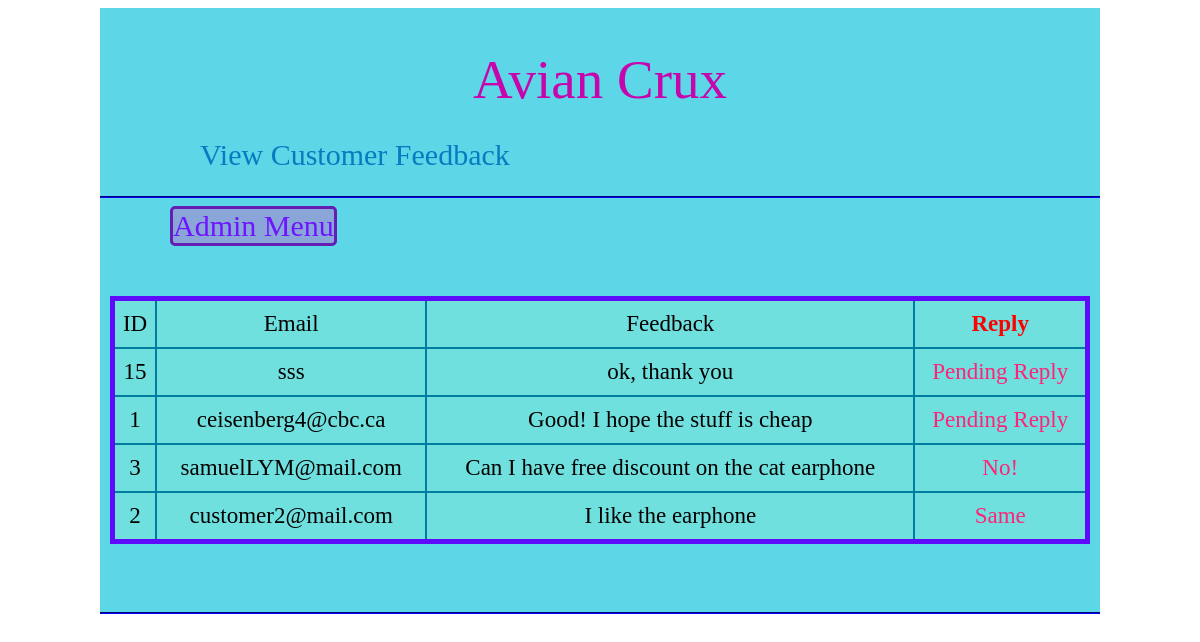
Screenshot of /AdminFeedback.php (signed in) with the database file from the repository.
### tables this page shows
CREATE TABLE `feedbacklist` (
  `FeedbackID` int(11) NOT NULL,
  `UserEmail` varchar(30) NOT NULL,
  `FeedbackContent` varchar(255) DEFAULT NULL,
  `FeedbackReply` varchar(255) DEFAULT NULL
);

### AdminFeedback.php (the view, shortened to what this page needs)
<?php session_start();
include_once 'connection.php';
$UserType = $_SESSION['usertype'];
if($UserType == "Admin"){
     ?>
<!DOCTYPE html>
<html lang="en">
<head>
    <link href="allin1css.css" rel="stylesheet"  type="text/css"/>
</head>
<body>
    <center>
<div id="contain">
    <div id="header"><center><div id= "pagetype">Avian Crux</div></center></div>
    <div id="menu" class="welcome">View Customer Feedback</div>
    <hr class="lining">
    <div id="menu" >
        <div id="firstconn"><a href="AvianCruxAdminHome.php" class="deco">Admin Menu</a></div>
    </div>
    <div style="height:60px;"></div>
    <table class="choosable">
<tr class="choosable">
<td class="choosable">ID</td>
<td class="choosable">Email</td>
<td class="choosable">Feedback</td>
<td class="choosable"><font color="red"><b>Reply</b></font></td>
</tr>
    <?php
    $sqlquery= "Select * From feedbacklist Where FeedbackContent IS NOT NULL ORDER BY (CASE WHEN FeedbackReply IS NULL THEN 1 ELSE 0 END) DESC, FeedbackID DESC";
    $result = mysqli_query($conn, $sqlquery);
    $resultcheck = mysqli_num_rows($result) ;
    if ($resultcheck >0){
        while($row = mysqli_fetch_assoc($result)){
            if(isset($row['FeedbackReply'])){
                    $FeedbackReply = $row['FeedbackReply'];
                }else{
                    $FeedbackReply = "Pending Reply";
                    }
            ?>
<tr class="choosable">
 <td class="choosable"> <?php echo $row['FeedbackID']; ?></td>
 <td class="choosable"> <?php echo $row['UserEmail']; ?></td>
 <td class="choosable"> <?php echo $row['FeedbackContent']; ?></td>
 <td class="choosable"> <a href="AdminFeedback.php?FeedbackID=<?php echo $row['FeedbackID']; ?>" class="linkform"><?php echo $FeedbackReply; ?></a></td>
 </tr>
<?php }
   }
    ?>
</table>
    <div style="height:60px;"></div>
    <hr class="lining">
</center>
</body>
<?php
}else{
    header("Location: Login.php");
}
?>

### allin1css.css (style rules this page uses)
#contain { background-color:rgb(93, 215, 231); width:1000px; }
#header { padding-top: 20px; height:110px; width:1000px; font-size:80px; text-align: center; }
#pagetype { padding-top: 20px; height:100px; width:300px; font-size:55px; text-align: center; color : rgb(199, 5, 173); }
#menu { font-size: 30px; height:30px; width:1000px; color : rgb(6, 124, 192); }
.welcome { text-align: left; padding-left: 100px; padding-bottom: 20px; }
#firstconn { float:left; margin-left: 70px; background-color: rgb(138, 166, 216); border-color: rgb(100, 30, 180); border-width: 3px; border-style: solid; border-radius: 5px; }
.deco { color : rgb(110, 20, 255); text-decoration: none; }
.lining { border-color : rgb(5, 2, 202) }
table.choosable { border-style: solid; border-color: rgb(95, 11, 251); border-width: 5px; text-align: center; border-collapse: collapse; background-color: rgba(141, 236, 208, 0.39); width: 98%; }
tr.choosable,td.choosable { font-size: 23px; border-style: solid; border-color: rgb(0, 124, 161); border-width: 2px; }
.linkform { text-decoration: none; color: rgb(255, 34, 119); }
tr, td { padding: 10px 5px; }

### rows the page displays
feedbacklist: FeedbackID "15", UserEmail "sss", FeedbackContent "ok, thank you", FeedbackReply "Pending Reply"
feedbacklist: FeedbackID "1", UserEmail "ceisenberg4@cbc.ca", FeedbackContent "Good! I hope the stuff is cheap", FeedbackReply "Pending Reply"
feedbacklist: FeedbackID "3", UserEmail "samuelLYM@mail.com", FeedbackContent "Can I have free discount on the cat earphone", FeedbackReply "No!"
feedbacklist: FeedbackID "2", UserEmail "customer2@mail.com", FeedbackContent "I like the earphone", FeedbackReply "Same"
